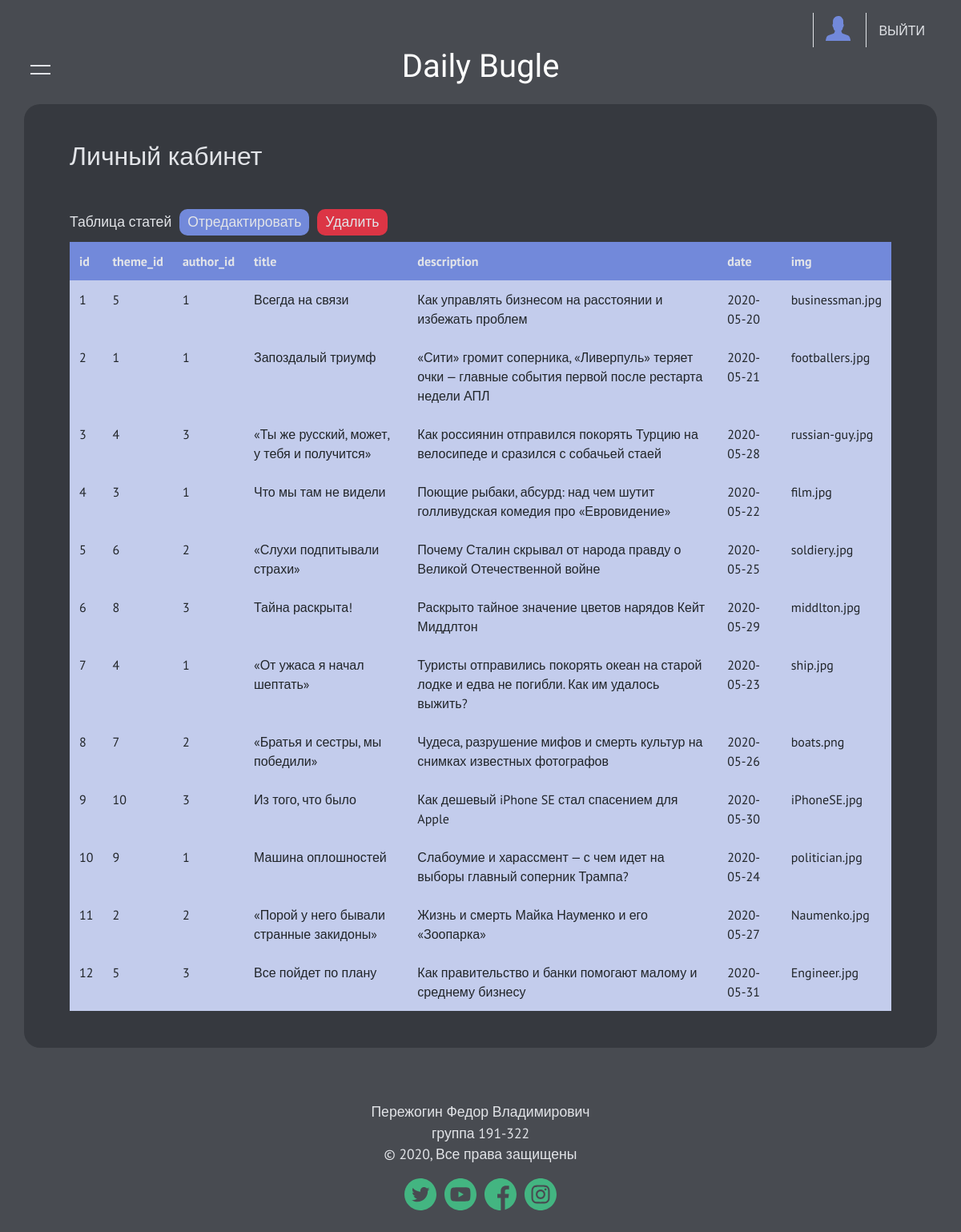
/site/profile.php?who=articles (signed in), run on the app's committed database.
### tables this page shows
CREATE TABLE `articles` (
  `id` int(11) NOT NULL,
  `theme_id` int(11) DEFAULT NULL,
  `author_id` int(11) DEFAULT NULL,
  `title` varchar(255) DEFAULT NULL,
  `description` text DEFAULT NULL,
  `date` date DEFAULT NULL,
  `img` varchar(255) DEFAULT NULL
);

### site/php/urls/admin.php (the view, shortened to what this page needs)
<?php
  if(!isset($_GET["who"])) {
		echo '<section class="profile">
			<div class="main-inner mt-5 mb-2 flex-wrap">
				<a class="main-inner__btn main-inner__btn_edit mb-2" href="?who=authors">ТАБЛИЦА АВТОРОВ</a>
				<a class="main-inner__btn main-inner__btn_edit mb-2" href="?who=users">ТАБЛИЦА ПОЛЬЗОВАТЕЛЕЙ</a>
				<a class="main-inner__btn main-inner__btn_edit mb-2" href="?who=articles">ТАБЛИЦА СТАТЕЙ</a>
			</div>
		</section>';
	}
  else{
    switch($_GET["who"]){
      case "articles":
        $arr = mysqli_fetch_all(mysqli_query($connect, "SELECT * FROM `articles`"));
        $names = mysqli_fetch_assoc(mysqli_query($connect, "SELECT * FROM `articles`"));
        echo '<section class="profile" id="table-authors">
				<div class="main-inner mt-5 mb-2">
				<p class="main-inner__title mb-0">Таблица статей</p>
				<button type="button" class="main-inner__btn main-inner__btn_edit" data-backdrop="static" data-keyboard="false" data-toggle="modal"
					data-target="#update-data">
					<span class="main-inner__btn_disable">Отредактировать</span>
					<img class="main-inner__img" src="php/files/ico/edit.svg" alt="Редактирование">
				</button>
				<button type="button" class="main-inner__btn main-inner__btn_del" data-backdrop="static" data-keyboard="false" data-toggle="modal"
					data-target="#update-data">
					<span class="main-inner__btn_disable">Удалить</span>
					<img class="main-inner__img" src="php/files/ico/delete.svg" alt="Удаление">
				</button>
			</div>';
				echo "</div>
				<div class='table-responsive scrollbar'><table class = 'table'>
        <thead>
          <tr>";
            for($i = 0; $i < count(array_keys($names)); $i++){
              echo "<th scope='col'>".array_keys($names)[$i]."</th>";
            }
          echo "</tr>
        </thead>
        <tbody>";
          foreach($arr as $value){
            echo "<tr>";
            for($i = 0; $i < count(array_keys($value)); $i++){
							if($i == 4) {
								echo "<td>".mb_strimwidth($value[array_keys($value)[$i]], 0, 150, "...")."</td>";
							}
							else {
								echo "<td>".$value[array_keys($value)[$i]]."</td>";
							}
            }
            echo "</tr>";
          }
        echo "</tbody>
      </table></div></section>";
        break;
    }
  }
?>

### site/css/main.css (style rules this page uses)
* { padding:0;margin:0;border:0 }
*,*:before,*:after { -webkit-box-sizing:border-box;box-sizing:border-box }
input,button,textarea { font-family:inherit }
button { cursor:pointer }
.scrollbar { -ms-overflow-style:none }
.scrollbar { overflow:-moz-scrollbars-none }
html { height:100% }
body { font-family:PT Sans,sans-serif;background:#484b51;display:-webkit-box;display:-ms-flexbox;display:flex;-webkit-box-orient:vertical;-webkit-box-direction:normal;-ms-flex-direction:column;flex-direction:column;min-height:100% }
.my-container { width:95%;margin:0 auto }
.main-inner { display:-webkit-box;display:-ms-flexbox;display:flex;-webkit-box-align:center;-ms-flex-align:center;align-items:center;font-size:1.1rem }
.main-inner__btn { color:#E2E4E8;outline:none !important;border-radius:10px;padding:3px 10px;margin-left:10px }
.main-inner__btn_edit { background:#7289DA;-webkit-transition:.3s;transition:.3s }
.main-inner__btn_del { background:#dc3545;-webkit-transition:.3s;transition:.3s }
.profile { width:100% }
.table td { background:#c3ccec;border:0 !important }
.table th { background:#7289DA;color:#E2E4E8;border:0 !important }
@media (max-width: 1215px) { .table th { top:55px } }

### data on the page
articles: id "1", theme "5", author "1", title "Всегда на связи", description "Как управлять бизнесом на расстоянии и избежать проблем", date "2020-05-20", img "businessman.jpg"
articles: id "2", theme "1", author "1", title "Запоздалый триумф", description "«Сити» громит соперника, «Ливерпуль» теряет очки — главные события первой после рестарта недели АПЛ", date "2020-05-21", img "footballers.jpg"
articles: id "3", theme "4", author "3", title "«Ты же русский, может, у тебя и получится»", description "Как россиянин отправился покорять Турцию на велосипеде и сразился с собачьей стаей", date "2020-05-28", img "russian-guy.jpg"
articles: id "4", theme "3", author "1", title "Что мы там не видели", description "Поющие рыбаки, абсурд: над чем шутит голливудская комедия про «Евровидение»", date "2020-05-22", img "film.jpg"
articles: id "5", theme "6", author "2", title "«Слухи подпитывали страхи»", description "Почему Сталин скрывал от народа правду о Великой Отечественной войне", date "2020-05-25", img "soldiery.jpg"
articles: id "6", theme "8", author "3", title "Тайна раскрыта!", description "Раскрыто тайное значение цветов нарядов Кейт Миддлтон", date "2020-05-29", img "middlton.jpg"
articles: id "7", theme "4", author "1", title "«От ужаса я начал шептать»", description "Туристы отправились покорять океан на старой лодке и едва не погибли. Как им удалось выжить?", date "2020-05-23", img "ship.jpg"
articles: id "8", theme "7", author "2", title "«Братья и сестры, мы победили»", description "Чудеса, разрушение мифов и смерть культур на снимках известных фотографов", date "2020-05-26", img "boats.png"
articles: id "9", theme "10", author "3", title "Из того, что было", description "Как дешевый iPhone SE стал спасением для Apple", date "2020-05-30", img "iPhoneSE.jpg"
articles: id "10", theme "9", author "1", title "Машина оплошностей", description "Слабоумие и харассмент — с чем идет на выборы главный соперник Трампа?", date "2020-05-24", img "politician.jpg"
articles: id "11", theme "2", author "2", title "«Порой у него бывали странные закидоны»", description "Жизнь и смерть Майка Науменко и его «Зоопарка»", date "2020-05-27", img "Naumenko.jpg"
articles: id "12", theme "5", author "3", title "Все пойдет по плану", description "Как правительство и банки помогают малому и среднему бизнесу", date "2020-05-31", img "Engineer.jpg"

### other printed values
array_keys($names)[$i] "id"
array_keys($names)[$i] "theme_id"
array_keys($names)[$i] "author_id"
array_keys($names)[$i] "title"
array_keys($names)[$i] "description"
array_keys($names)[$i] "date"
array_keys($names)[$i] "img"
